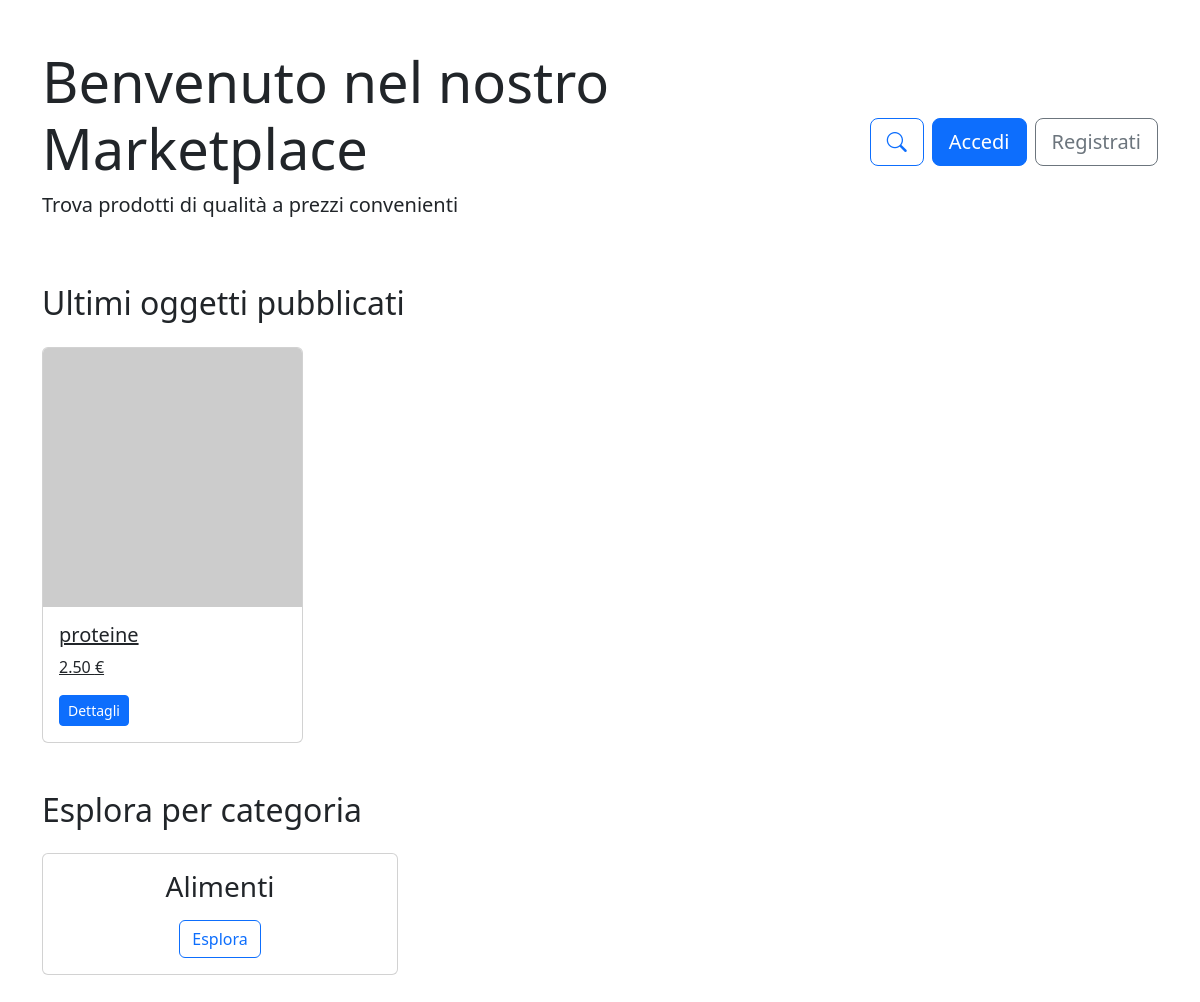
The app's page /, older data.
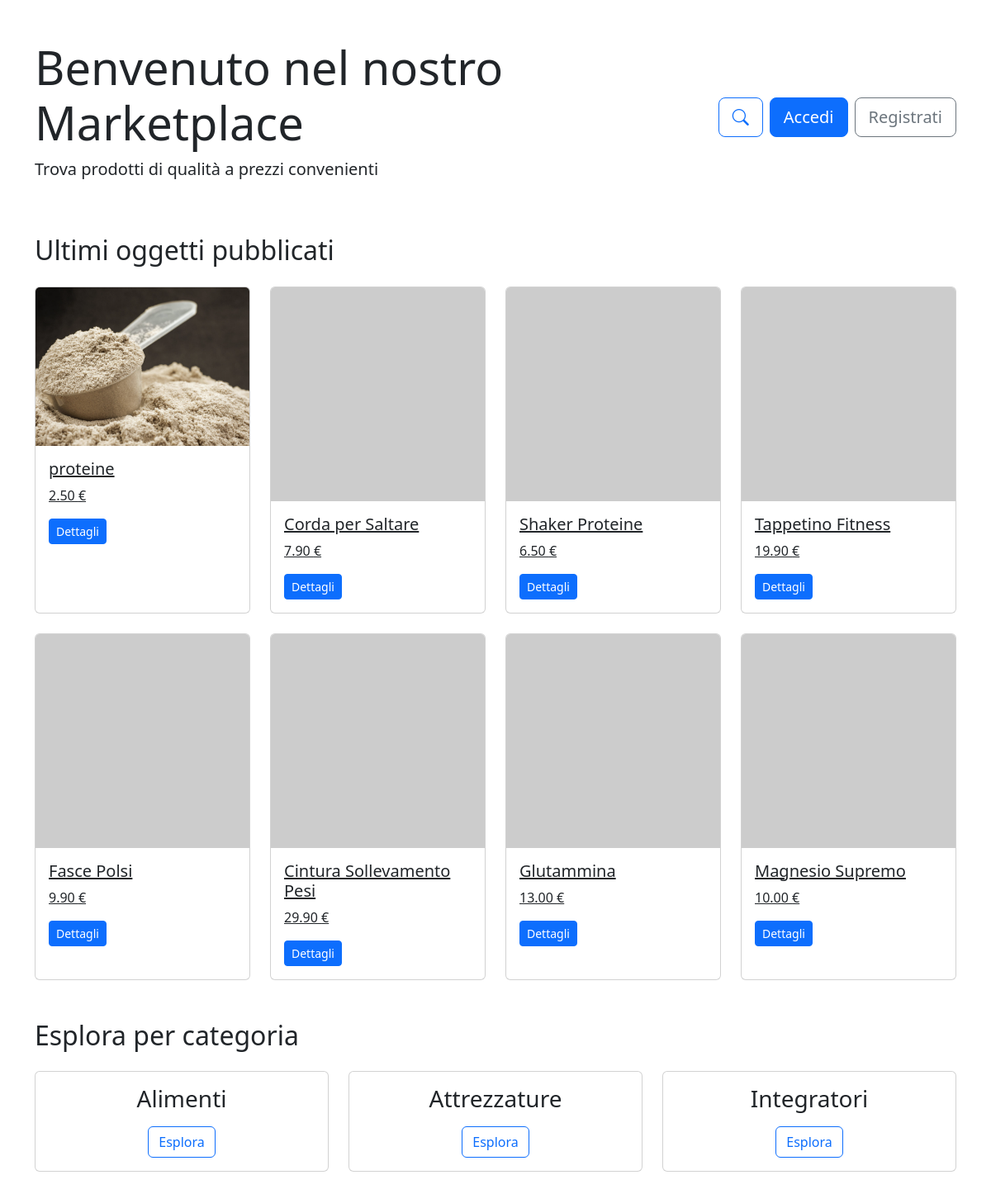
The same page, newer data.
### products/models.py (models this page shows, shortened)
class Product(models.Model):
    category = models.ManyToManyField(Category)  #todo: decide if meny-to-many or foreign key
    name = models.CharField(max_length=200, unique=True)
    description = models.TextField(blank=True)
    price = models.DecimalField(max_digits=10, decimal_places=2)
    stock = models.PositiveIntegerField()
    available = models.BooleanField(default=True)
    created = models.DateTimeField(auto_now_add=True)
    updated = models.DateTimeField(auto_now=True)  #todo: add the user who created the product
    image = models.ImageField(upload_to='product_images/', blank=True, null=True)
    added_by = models.ForeignKey('users.CustomUser', on_delete=models.SET_NULL, related_name='products_added', null=True, blank=True)
    modified_by = models.ForeignKey('users.CustomUser', on_delete=models.SET_NULL, related_name='products_modified', null=True, blank=True)
    class Meta:
        ordering = ('name',)

class Category(models.Model):
    name = models.CharField(max_length=200, unique=True)
    class Meta:
        verbose_name_plural = "Categories"

### users/views.py (the view)
# urls.py: path('', home_page, name='home_page'),
def home_page(request):
    latest_products = Product.objects.all().order_by('-created')[:8]
    categories = Category.objects.all()[:6]
    context = {
        'latest_products': latest_products,
        'categories': categories,
    }
    return render(request, 'core/home_page.html', context)

### templates/core/home_page.html (shortened to what this page needs)
{% extends "base.html" %}
{% block content %}
<div class="container py-5">
    <div class="row mb-5">
        <div class="col-md-8">
            <h1 class="display-4">Benvenuto nel nostro Marketplace</h1>
            <p class="lead">Trova prodotti di qualità a prezzi convenienti</p>
        </div>
        <div class="col-md-4 text-end d-flex align-items-center justify-content-end">
            <a href="{% url 'products:product_list_category' %}" class="btn btn-outline-primary btn-lg me-2" title="Cerca prodotti">
                <i class="bi bi-search"></i>
            </a>
            <a href="{% url 'users:login' %}" class="btn btn-primary btn-lg">Accedi</a>
            <a href="{% url 'users:sign_up' %}" class="btn btn-outline-secondary btn-lg ms-2">Registrati</a>
        </div>
    </div>
    <h2 class="mb-4">Ultimi oggetti pubblicati</h2>
    <div class="row row-cols-1 row-cols-md-4 g-4 mb-5">
        {% for product in latest_products %}
        <div class="col">
            <a href="{% url 'products:product_info' product.id %}?source=home" class="card h-100">
                {% if product.image %}
                    <img src="{{ product.image.url }}" class="card-img-top" alt="{{ product.name }}">
                {% else %}
                    <img src="https://via.placeholder.com/150" class="card-img-top" alt="{{ product.name }}">
                {% endif %}
                <div class="card-body">
                    <h5 class="card-title">{{ product.name }}</h5>
                    <p class="card-text">{{ product.price }} €</p>
                    <span class="btn btn-sm btn-primary">Dettagli</span>
                </div>
            </a>
        </div>
        {% empty %}
        <div class="col-12">
            <div class="alert alert-info">Nessun prodotto disponibile al momento</div>
        </div>
        {% endfor %}
    </div>
    <h2 class="mb-4">Esplora per categoria</h2>
    <div class="row mb-5">
    {% for category in categories %}
        <div class="col-md-4 mb-4">
            <div class="card">
                <div class="card-body text-center">
                    <h3 class="card-title">{{ category.name }}</h3>
                    <a href="{% url 'products:product_list_category' category.id %}" class="btn btn-outline-primary">Esplora</a>
                </div>
            </div>
        </div>
        {% endfor %}
    </div>
</div>
{% endblock %}

### templates/base.html (shortened to what this page needs)
<!DOCTYPE html>
<html lang="en">
<head>
    <link href="https://cdn.jsdelivr.net/npm/bootstrap@5.3.0/dist/css/bootstrap.min.css" rel="stylesheet">
    <link rel="stylesheet" href="https://cdn.jsdelivr.net/npm/bootstrap-icons@1.11.3/font/bootstrap-icons.min.css">
    <link rel="stylesheet" href="https://cdn.jsdelivr.net/npm/nouislider@15.7.1/dist/nouislider.min.css">
    <link href="https://cdn.jsdelivr.net/npm/select2@4.1.0-rc.0/dist/css/select2.min.css" rel="stylesheet" />
</head>
<body>
    <main>
        {% block content %}{% endblock %}
    </main>
</body>
</html>

Row changes from the older to the newer data that the page shows:
changed Product "proteine": image: picture added
added Product: name "Corda per Saltare", price "7.90"
added Product: name "Shaker Proteine", price "6.50"
added Product: name "Tappetino Fitness", price "19.90"
added Product: name "Fasce Polsi", price "9.90"
added Product: name "Cintura Sollevamento Pesi", price "29.90"
added Product: name "Glutammina", price "13.00"
added Product: name "Magnesio Supremo", price "10.00"
added Category: name "Attrezzature"
added Category: name "Integratori"
